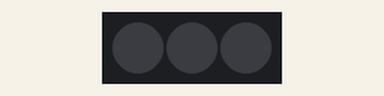
Recording of a program running on a simulated ESP32. Parts: 3 RGB LEDs in strip order, left to right. Dim RGB values are drawn brighter than linear; random numbers use the default seed unless the program sets one.

Above: at 0.1 s.
At 4.6 s:
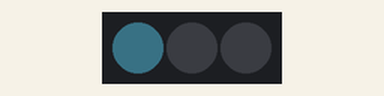
At 9.6 s:
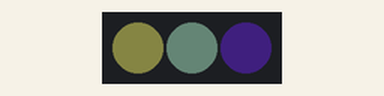
At 19.6 s:
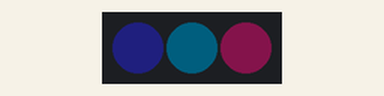
At 29.6 s:
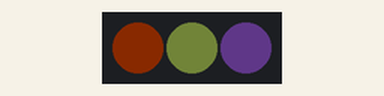
At 39.75 s:
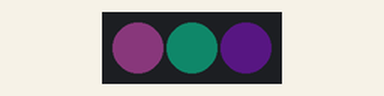
Timing chart, 0 to 40.0 s (numbered marks = the images above):
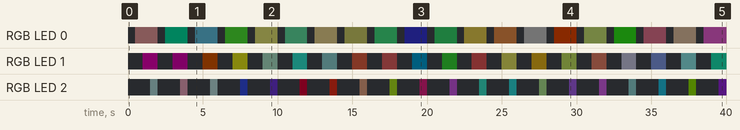

Measured:
- by itself, RGB LED 0: off → RGB(9, 6, 6) at 0.50 s, → off 1.5 s later, → RGB(0, 7, 5) 0.50 s later, → off 1.5 s later, … (39 changes in this stretch)
- by itself, RGB LED 1: off → RGB(9, 0, 7) at 1.0 s, → off 1.0 s later, → RGB(5, 0, 4) 1.0 s later, → off 1.0 s later, … (39 changes in this stretch)
- by itself, RGB LED 2: off → RGB(4, 5, 5) at 1.5 s, → off 0.50 s later, → RGB(10, 7, 8) 1.5 s later, → off 0.50 s later, … (39 changes in this stretch)

The program:

main.cpp
```cpp
// (licence header left out)
#include "Arduino.h"
#include <Adafruit_NeoPixel.h>

#define PIN 13
#define NUMPIXELS 3

Adafruit_NeoPixel pixels(NUMPIXELS, PIN, NEO_GRB + NEO_KHZ800);

#define DELAYVAL 500

#define Rand() (rand() % (255 - 10) + 10)

void setup()
{

    pixels.begin();
    pixels.setBrightness(10);
}

void loop()
{
    pixels.clear();
    pixels.show();
    delay(DELAYVAL);

    for (int i = 0; i < NUMPIXELS; i++)
    {
        pixels.setPixelColor(i, pixels.Color(Rand(), Rand(), Rand()));

        pixels.show();

        delay(DELAYVAL);
    }
}
```
